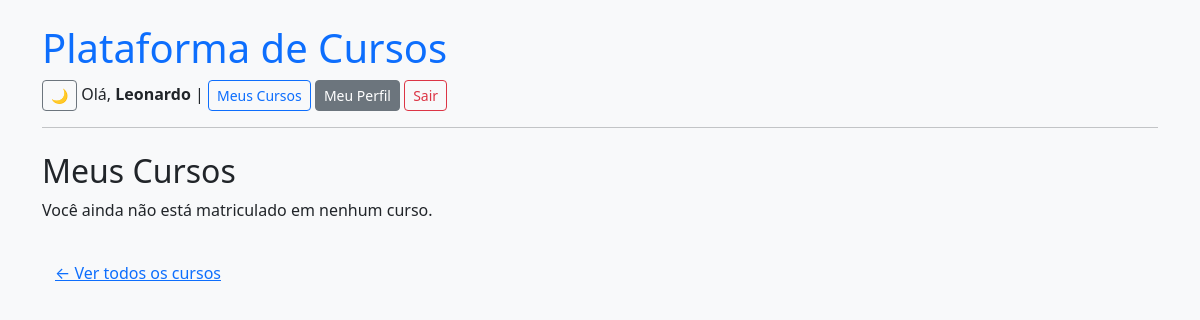
/usuarios/meus-cursos/ (signed in), run on an earlier commit of the app's database.
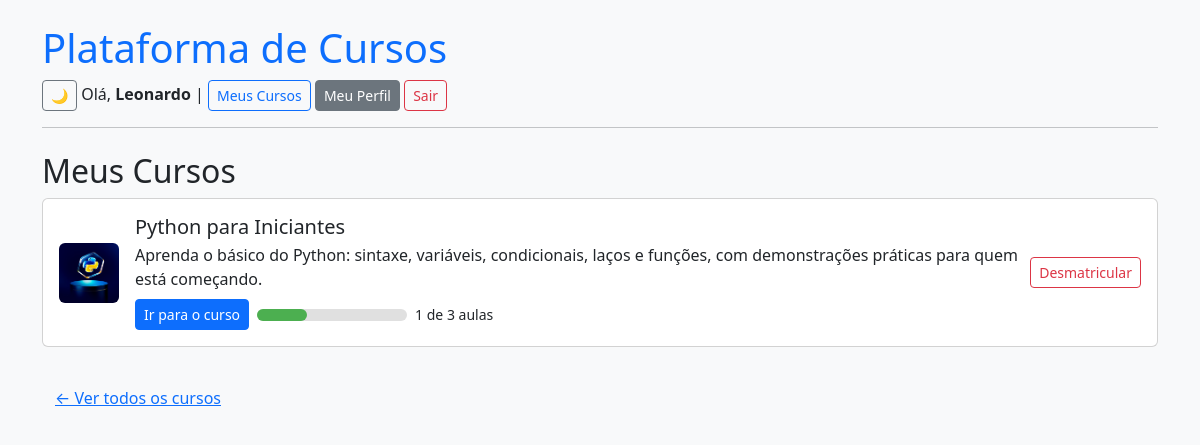
And on a later commit of the database.
### usuarios/models.py (models this page shows)
class Usuario(AbstractUser):
    foto = models.ImageField(upload_to='fotos_perfil/', blank=True, null=True)

### cursos/models.py (models this page shows, shortened)
class Matricula(models.Model):
    usuario = models.ForeignKey(settings.AUTH_USER_MODEL, on_delete=models.CASCADE, related_name='matriculas')
    curso = models.ForeignKey(Curso, on_delete=models.CASCADE, related_name='matriculas')
    data = models.DateTimeField(auto_now_add=True)
    class Meta:
        unique_together = ('usuario', 'curso')

class Curso(models.Model):
    titulo = models.CharField(max_length=100)
    descricao = models.TextField()
    imagem = models.ImageField(upload_to='cursos/imagens/', blank=True, null=True)
    slug = models.SlugField(unique=True, blank=True)

### usuarios/views.py (the view)
# urls.py: path('meus-cursos/', views.meus_cursos, name='meus_cursos'),
@login_required
def meus_cursos(request):
    matriculas = Matricula.objects.filter(usuario=request.user)
    progresso = {}
    for m in matriculas:
        total = m.curso.aulas.count()
        assistidas = AulaAssistida.objects.filter(aula__curso=m.curso, usuario=request.user).count()
        progresso[m.curso.id] = {
            'total': total,
            'assistidas': assistidas,
            'percentual': int((assistidas / total) * 100) if total else 0
        }
    return render(request, 'usuarios/meus_cursos.html', {
        'matriculas': matriculas,
        'progresso': progresso
    })

### usuarios/templatetags/form_filters.py (called while the page is built)
@register.filter
def dictkey(dict_data, key):
    return dict_data.get(key)

### usuarios/templates/usuarios/meus_cursos.html (shortened to what this page needs)
{% extends 'base.html' %}
{% load form_filters %}
{% block content %}
<h2>Meus Cursos</h2>
{% for m in matriculas %}
  <div class="card mb-3 d-flex flex-row align-items-center justify-content-between p-3">
    <div class="d-flex align-items-center">
      <img src="{{ m.curso.imagem.url }}" class="rounded me-3" style="width: 60px; height: 60px; object-fit: cover;" alt="{{ m.curso.titulo }}">
      <div>
        <h5 class="mb-1">{{ m.curso.titulo }}</h5>
        <p class="mb-2">{{ m.curso.descricao }}</p>
        <div class="d-flex align-items-center">
          <a href="{% url 'detalhe_curso' m.curso.slug %}" class="btn btn-primary btn-sm me-2">Ir para o curso</a>
          {% with progresso|dictkey:m.curso.id as prog %}
              <div style="width: 150px; height: 12px; background: #e0e0e0; border-radius: 10px;" class="me-2">
                <div style="width: {{ prog.percentual }}%; background: #4CAF50; height: 100%; border-radius: 10px;"></div>
              </div>
              <small>{{ prog.assistidas }} de {{ prog.total }} aulas</small>
          {% endwith %}
        </div>
      </div>
    </div>
    <form method="post" action="{% url 'desmatricular_curso' m.curso.slug %}">
      <button class="btn btn-outline-danger btn-sm">Desmatricular</button>
    </form>
  </div>
{% empty %}
  <p>Você ainda não está matriculado em nenhum curso.</p>
{% endfor %}
<a href="/" class="btn btn-link mt-3">← Ver todos os cursos</a>
{% endblock %}

### templates/base.html (shortened to what this page needs)
<!DOCTYPE html>
<html lang="pt-br">
<head>
<head>
    <link href="https://cdn.jsdelivr.net/npm/bootstrap@5.3.3/dist/css/bootstrap.min.css" rel="stylesheet">
</head>
</head>
<body id="body" class="bg-light text-dark">
    <div class="container mt-4">
        <header class="mb-4">
            <h1 class="text-primary">Plataforma de Cursos</h1>
            <nav class="mb-3">
                <button id="toggle-theme" class="btn btn-sm btn-outline-secondary">🌙</button>
                {% if user.is_authenticated %}
                    Olá, <strong>{{ user.username }}</strong> |
                    <a href="{% url 'meus_cursos' %}" class="btn btn-sm btn-outline-primary">Meus Cursos</a>
                    <a href="{% url 'perfil' %}" class="btn btn-secondary btn-sm">Meu Perfil</a>
                    <a href="{% url 'logout' %}" class="btn btn-sm btn-outline-danger">Sair</a>
                {% else %}
                    <a href="{% url 'login' %}" class="btn btn-sm btn-outline-primary">Login</a>
                    <a href="{% url 'cadastro' %}" class="btn btn-sm btn-outline-success">Cadastrar</a>
                {% endif %}
            </nav>
            <hr>
        </header>
        {% block content %}{% endblock %}
    </div>
</body>
</html>

What changed in the data, as far as the page shows it:
added Matricula: curso.imagem (picture), curso.titulo "Python para Iniciantes", curso.descricao "Aprenda o básico do Python: sintaxe, variáveis, condicionais, laços e funções, com demonstrações práticas para quem está começando.", {{ prog.percentual }} 33 (drawn), curso.id.assistidas "1", curso.id.total "3"
Also different on the page:
text no longer shown: "Você ainda não está matriculado em nenhum curso."
